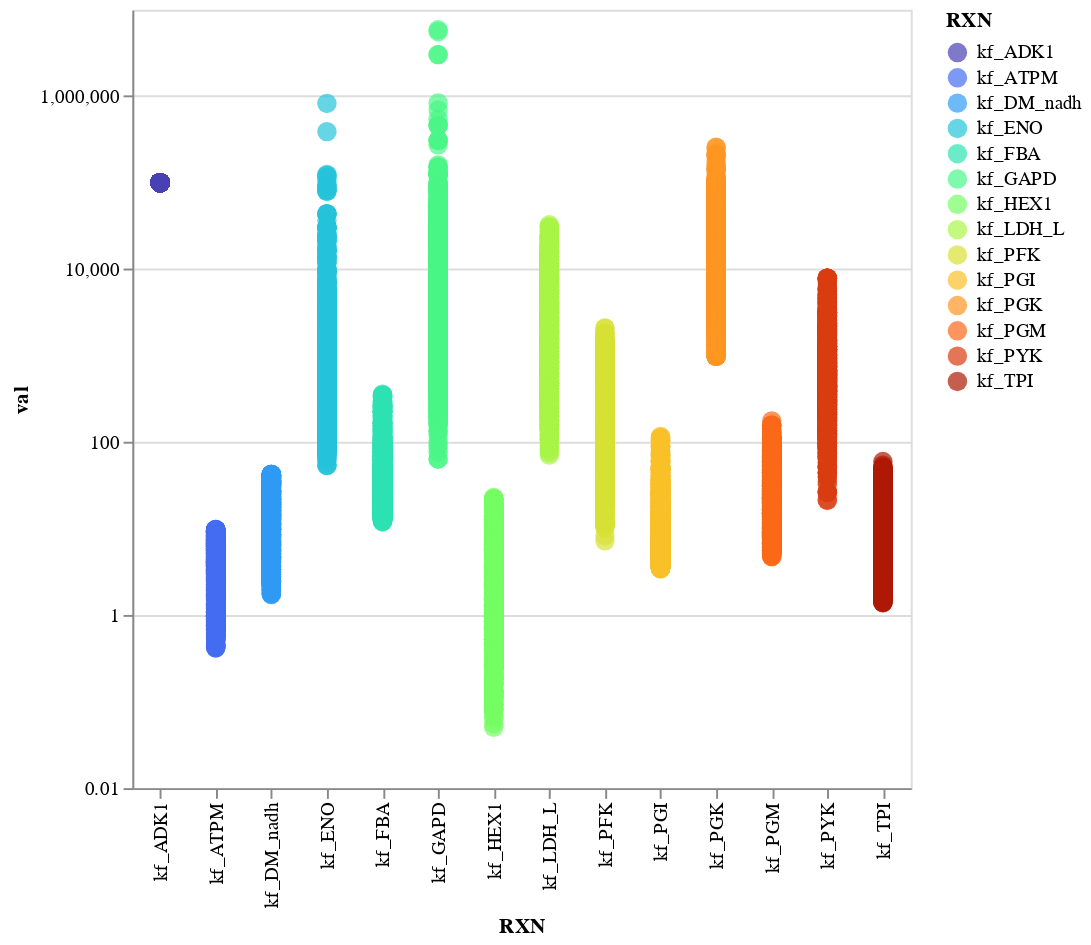

Notebook code cell kept with this figure:
### Code cell
alt.data_transformers.disable_max_rows()
fig = alt.Chart(data_vis).mark_circle(size= 100).encode(
    alt.X("RXN", axis=alt.Axis( tickCount=5), scale=alt.Scale(type='log')),
    alt.Y('val',axis=alt.Axis( tickCount=5), 
    scale=alt.Scale(type='log')), 

    alt.Color('RXN', scale=alt.Scale(scheme='turbo')), 
    tooltip=['RXN', "val"]
).properties(
    width=400,
    height=400).interactive()
fig

### Figure 1 — Vega-Lite specification as saved in the notebook (floating-point values rounded to 4 significant figures; data arrays with more than 128 entries replaced by an {"elided": "..."} marker saying what was removed)
{"config": {"view": {"continuousWidth": 400, "continuousHeight": 300}}, "data": {"name": "data-1a6ce1bbfd1e5cef7e5879ddd4a89501"}, "mark": {"type": "circle", "size": 100}, "encoding": {"color": {"field": "RXN", "scale": {"scheme": "turbo"}, "type": "nominal"}, "tooltip": [{"field": "RXN", "type": "nominal"}, {"field": "val", "type": "quantitative"}], "x": {"axis": {"tickCount": 5}, "field": "RXN", "scale": {"type": "log"}, "type": "nominal"}, "y": {"axis": {"tickCount": 5}, "field": "val", "scale": {"type": "log"}, "type": "quantitative"}}, "height": 400, "selection": {"selector003": {"type": "interval", "bind": "scales", "encodings": ["x", "y"]}}, "width": 400, "$schema": "https://vega.github.io/schema/vega-lite/v4.17.0.json", "datasets": {"data-1a6ce1bbfd1e5cef7e5879ddd4a89501": {"elided": "21140 records"}}}
